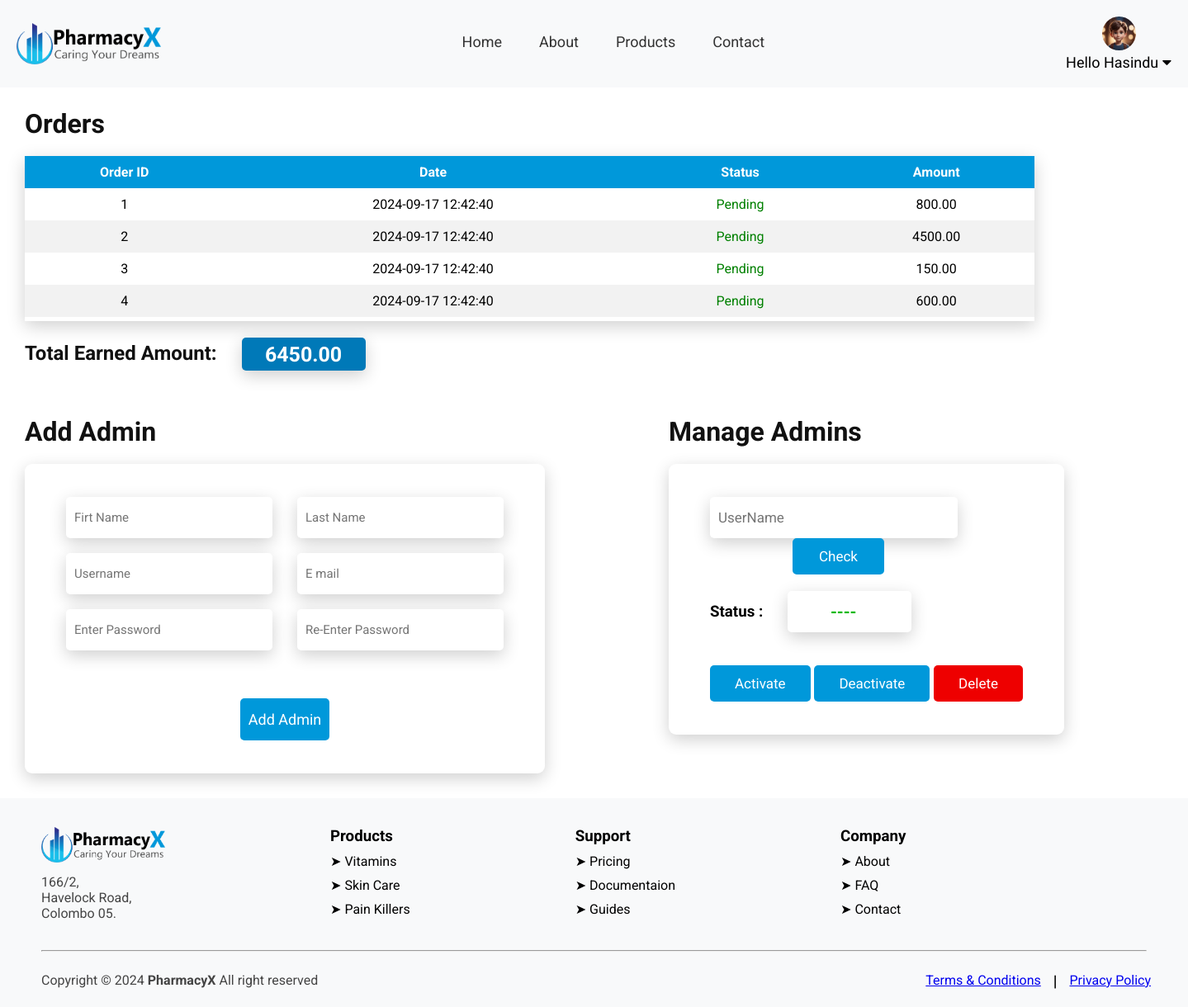
The page /manager_DB.php (signed in) on the database its author committed.
### tables this page shows
CREATE TABLE `Orders` (
  `order_id` int(11) NOT NULL,
  `user_name` varchar(100) DEFAULT NULL,
  `order_status` enum('Pending','Shipped','Delivered') DEFAULT 'Pending',
  `order_type` enum('Prescription','General') DEFAULT NULL,
  `qty` int(11) DEFAULT NULL,
  `receiver_name` varchar(255) DEFAULT NULL,
  `street` varchar(100) DEFAULT NULL,
  `city` varchar(100) DEFAULT NULL,
  `postal_code` varchar(10) DEFAULT NULL,
  `prescription_url` varchar(255) DEFAULT NULL,
  `product_id` int(11) DEFAULT NULL,
  `Order_total` decimal(10,2) DEFAULT NULL,
  `order_date` timestamp NOT NULL DEFAULT current_timestamp()
);

### manager_DB.php (the view, shortened to what this page needs)
<?php
$AdminStatus = '----';
$inputValue = '';
$sql = "SELECT SUM(Order_total) AS totalAmount FROM orders";
$result = mysqli_query($Connection, $sql);
if(mysqli_num_rows($result) > 0){
  $row = mysqli_fetch_assoc($result);
  $totalAmount = $row['totalAmount'];
}
?>
<!DOCTYPE html>
<html lang="en">
<head>
  <link rel="stylesheet" href="./CSS/index.css">
  <link rel="stylesheet" href="./CSS/manager_DB.css">
</head>
<body>
  <?php include("./header.php"); ?>
  <div class="manager-dashboard-container">
    <div class="orders-container">
      <h1 class="manager-headings">Orders</h1>
      <div class="order-table-container">
          <table class="order-table">
            <tr>
              <th class="order-table-heading">Order ID</th>
              <th class="order-table-heading">Date</th>
              <th class="order-table-heading">Status</th>
              <th class="order-table-heading">Amount</th>
            </tr>
            <?php
              $sql = "SELECT * FROM orders;";
              $result = mysqli_query($Connection, $sql);
              if(mysqli_num_rows($result) > 0){
                while($row = $result -> fetch_assoc()){
                  $orderId = $row['order_id'];
                  $date = $row['order_date'];
                  $status = $row['order_status'];
                  $total = $row['Order_total'];
                  echo "<tr>
                        <td>$orderId</td>
                        <td>$date</td>
                        <td class=status-result>$status</td>
                        <td>$total</td>
                      </tr>";
                }
            }else{
              echo "<tr>
                      <td colspan = '8'>No Orders Found</td>
                    </tr>";
            }
            ?>
          </table>
      </div>
    </div>
    <div class="total-amount-container">
      <h2 class="total-amount-heading">Total Earned Amount: </h2>
      <div  class="total-amount-show-box">
        <h3 class="total-amount"><?php echo $totalAmount ?></h3>
      </div>
    </div>
    <div class="manage-admin-container">
      <div class="add-admin-container">
        <h1 class="manager-headings">Add Admin</h1>
        <div class="admin-form-container">
          <form action="manager_DB.php" method="POST">
            <div class="admin-form">
              <div class="form-rows">
                <input type="text" class="form-input-box" placeholder="Firt Name" name="firstname">
                <input type="text" class="form-input-box-right" placeholder="Last Name" name="lastname">
              </div>
              <div class="form-rows">
                <input type="text" class="form-input-box" placeholder="Username" name="username">
                <input type="text" class="form-input-box-right" placeholder="E mail" name="email">
              </div>
              <div class="form-rows">
                <input type="password" class="form-input-box" placeholder="Enter Password" name="userpassword">
                <input type="password" class="form-input-box-right" placeholder="Re-Enter Password">
              </div>
              <div class="add-admin-button-container">
                <button type="submit" class="add-admin-button" name="addAdmin">Add Admin</button>
              </div>
            </div>
          </form>
        </div>
      </div>
      <div class="control-admins">
        <h1 class="check-admin-heading">Manage Admins</h1>
        <div class="control-admin-form">
          <form action="manager_DB.php" method="POST">
            <div class="check-admin">
                <input type="text" class="check-admin-input" placeholder="UserName" name="adminInput" value= "<?php echo $inputValue; ?>">
                <button type="submit" class="check-admin-button" name="check">Check</button>
            </div>
            <div class="admin-satus-container">
              <h3 class="status-heading">Status : </h3>
              <div class="admin-status"><?php echo $AdminStatus ?></div>
            </div>
            <div class="admin-control-buttons">
              <button class="activate" name="activate">Activate</button>
              <button class="deactivate" name="deactivate">Deactivate</button>
              <button class="delete" name="delete">Delete</button>
            </div>
          </form>
        </div>
      </div>
    </div>
  </div>
  <?php include("./footer.php"); ?>
</body>
</html>

### CSS/index.css (style rules this page uses)
* { margin: 0; padding: 0; box-sizing: border-box; font-family: "Roboto"; }
h1 { color: #111111; }
h2 { color: #111111; }

### CSS/manager_DB.css (style rules this page uses)
.manager-dashboard-container { margin-right: auto; margin-left: auto; }
.manager-headings, .total-amount-heading { margin-left: 30px; margin-bottom: 20px; margin-top: 25px; }
.order-table-container { border-style: none; height: 200px; width: 85%; margin-left: 30px; margin-right: 30px; box-shadow: 0 6px 20px 0 rgba(0, 0, 0, 0.19); overflow: scroll; }
.order-table { width: 100%; text-align: center; border-collapse: collapse; }
.order-table-container table tr:nth-child(odd) { background-color: #f2f2f2; }
tr,th,td { padding: 10px; }
.order-table-heading { background-color: #0098DA; color: white; }
.status-result { color: green; }
.total-amount-container { display: flex; }
.total-amount-show-box { background-color: #0079B8; display: flex; justify-content: center; align-items: center; width: 150px; height: 40px; border-radius: 5px; margin-left: 30px; margin-top: 20px; margin-bottom: 30px; box-shadow: 0 6px 20px 0 rgba(0, 0, 0, 0.19); }
.total-amount { font-size: 25px; color: white; }
.manage-admin-container { display: flex; justify-content: space-around; }
.admin-form-container { display: flex; }
.admin-form { border-style: none; box-shadow: 0 6px 20px 0 rgba(0, 0, 0, 0.19); padding: 40px 50px 40px 50px; margin-left: 30px; margin-bottom: 30px; border-radius: 9px; }
.form-input-box, .form-input-box-right { margin-bottom: 18px; font-size: 15px; padding: 8px 25px 8px 10px; border-radius: 5px; border-style: none; width: 250px; height: 50px; box-shadow: 0 6px 20px 0 rgba(0, 0, 0, 0.19); }
.form-input-box-right { margin-left: 30px; }
.form-rows { display: flex; }
.add-admin-button-container { display: flex; justify-content: center; }
.add-admin-button { padding: 15px 10px 15px 10px; margin-top: 40px; border-style: none; border-radius: 5px; background-color: #0098DA; color: #fff; font-size: 18px; transition: 0.5s; cursor: pointer; }
.control-admins { margin-left: 150px; }
.check-admin-heading { margin-bottom: 20px; margin-top: 25px; }
.control-admin-form { border-style: none; box-shadow: 0 6px 20px 0 rgba(0, 0, 0, 0.19); padding: 40px 50px 40px 50px; margin-bottom: 30px; margin-right: 150px; border-radius: 9px; }
.check-admin-input { font-size: 17px; padding: 8px 25px 8px 10px; border-radius: 5px; border-style: none; width: 300px; height: 50px; box-shadow: 0 6px 20px 0 rgba(0, 0, 0, 0.19); }
.check-admin-button { border-style: solid; border-color: #0098DA; border-radius: 5px; background-color: #0098DA; color: white; font-size: 17px; padding: 10px 30px 10px 30px; margin-left: 100px; transition: 0.5s; cursor: pointer; }
.admin-satus-container { display: flex; align-items: center; margin-top: 20px; }
.admin-status { display: flex; justify-content: center; align-items: center; font-size: 20px; font-weight: 700; color: rgb(0, 184, 0); padding: 8px 25px 8px 10px; border-radius: 5px; border-style: none; width: 150px; height: 50px; margin-left: 30px; box-shadow: 0 6px 20px 0 rgba(0, 0, 0, 0.19); }
.admin-control-buttons { display: flex; justify-content: space-between; margin-top: 40px; }
.activate, .deactivate, .delete { border-style: none; border-radius: 5px; background-color: #0098DA; color: white; font-size: 17px; padding: 12px 30px 12px 30px; transition: 0.5s; cursor: pointer; }
.delete { background-color: rgb(238, 0, 0); }

### CSS/partials.css (style rules this page uses)
* { margin: 0; padding: 0; box-sizing: border-box; font-family: "Roboto"; }

### rows shown on the page
orders: order_id "1", order_date "2024-09-17 12:42:40", order_status "Pending", Order_total "800.00"
orders: order_id "2", order_date "2024-09-17 12:42:40", order_status "Pending", Order_total "4500.00"
orders: order_id "3", order_date "2024-09-17 12:42:40", order_status "Pending", Order_total "150.00"
orders: order_id "4", order_date "2024-09-17 12:42:40", order_status "Pending", Order_total "600.00"

### other values the page prints
$_SESSION['firstname'] "Hasindu"
$totalAmount "6450.00"
$AdminStatus "----"
